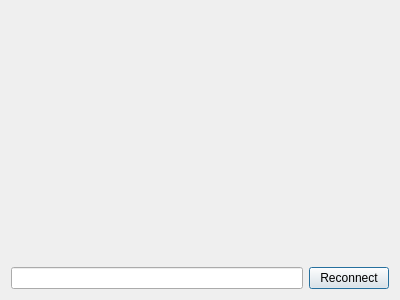
<?xml version="1.0" encoding="UTF-8"?>
<ui version="4.0">
 <class>ReconnectDialog</class>
 <widget class="QDialog" name="ReconnectDialog">
  <property name="geometry">
   <rect>
    <x>0</x>
    <y>0</y>
    <width>400</width>
    <height>300</height>
   </rect>
  </property>
  <property name="windowTitle">
   <string>Dialog</string>
  </property>
  <layout class="QVBoxLayout" name="verticalLayout_2">
   <item>
    <layout class="QVBoxLayout" name="verticalLayout">
     <item>
      <widget class="QLabel" name="message_label">
       <property name="text">
        <string/>
       </property>
      </widget>
     </item>
     <item>
      <layout class="QHBoxLayout" name="horizontalLayout">
       <item>
        <widget class="QLineEdit" name="password_line_edit"/>
       </item>
       <item>
        <widget class="QPushButton" name="reconnect_push_button">
         <property name="text">
          <string>Reconnect</string>
         </property>
        </widget>
       </item>
      </layout>
     </item>
    </layout>
   </item>
  </layout>
 </widget>
 <resources/>
 <connections/>
</ui>
